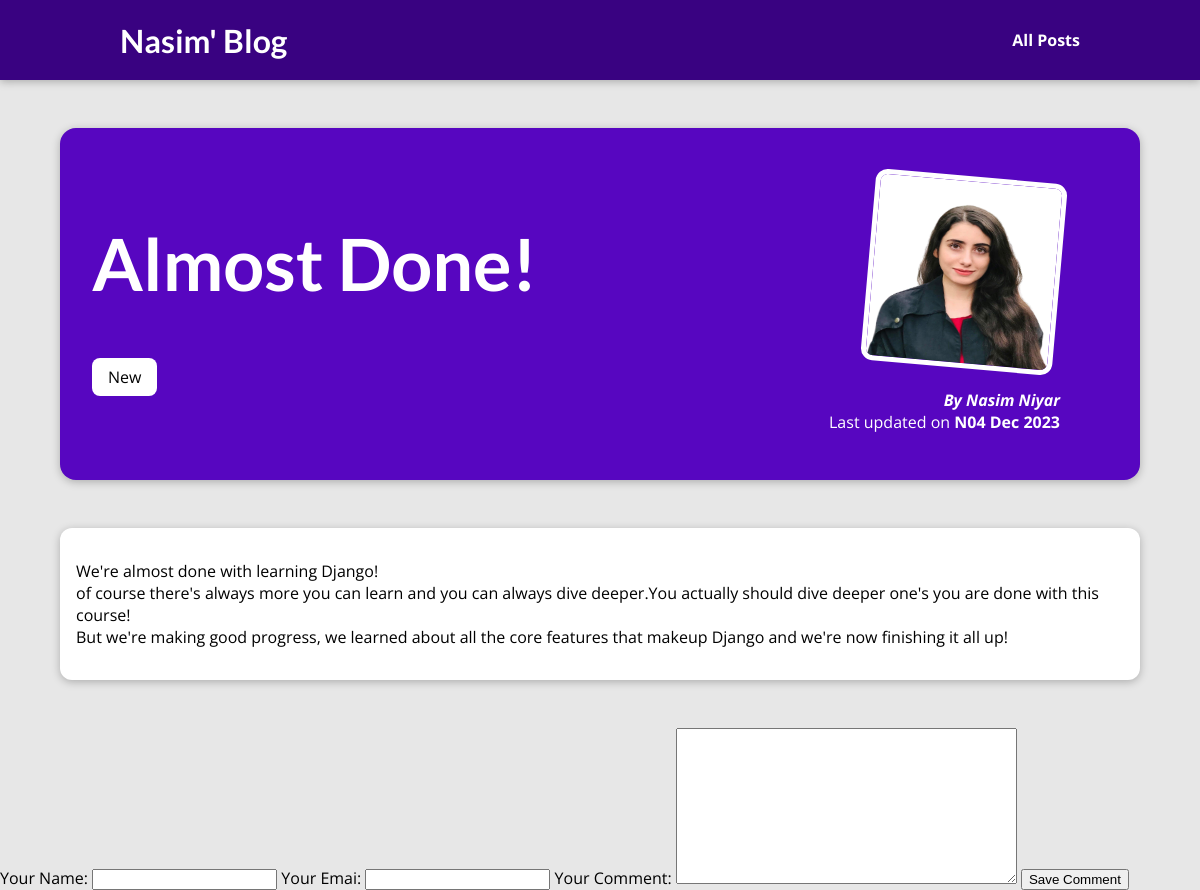
/posts/almost-done, run on the app's committed database.
### blog/models.py (models this page shows, shortened)
class Post(models.Model):
    title = models.CharField(max_length=150)
    excerpt = models.CharField(max_length=200)
    image = models.ImageField(upload_to="posts", null=True)
    date = models.DateField(auto_now=True)
    slug = models.SlugField(unique=True, db_index=True)
    content = models.TextField(validators=[MinLengthValidator(10)])
    author = models.ForeignKey(Author, on_delete=models.SET_NULL, null=True,  related_name="posts")
    tags = models.ManyToManyField(Tag)

class Tag(models.Model):
    caption = models.CharField(max_length=20)

class Author(models.Model):
    first_name = models.CharField(max_length=100)
    last_name = models.CharField(max_length=100)
    email_address = models.EmailField()
    def full_name(self):
        return f"{self.first_name} {self.last_name}"
    def __str__(self):
        return self.full_name()

### blog/views.py (the view)
# urls.py: path("posts/<slug:slug>", views.SinglePostView.as_view(), name="post-detail-page")
class SinglePostView(DetailView):
    template_name = "blog/post-detail.html"
    model = Post
    def get_context_data(self, **kwargs):
        context = super().get_context_data(**kwargs)
        context["post_tags"] = self.object.tags.all()
        context["comment_form"] = CommentForm()
        return context

### blog/forms.py
class CommentForm(forms.ModelForm):
    class Meta:
        model = Comment
        exclude = ["post"]
        labels = {
            "user_name": "Your Name",
            "user_email": "Your Emai",
            "text": "Your Comment"
        }

### blog/templates/blog/post-detail.html (shortened to what this page needs)
{% extends "base.html" %}
{% load static %}
{% block css_files %}
<link rel="stylesheet" href="{% static 'blog/post-detail.css' %}" />
{% endblock %}
{% block content %}
<section id="summary">
  <h2>{{ post.title }}</h2>
  <div>
    {% for tag in post_tags %}
      <span class="tag">{{ tag.caption }}</span>
    {% endfor %}
  </div>
  <article>
    <img src="{{ post.image.url }}" alt="{{ post.title }}" />
    <address>By <a href="mailto:{{ post.author.email_address}}"> {{ post.author }} </a> </address>
    <div>Last updated on <time>N{{ post.date|date:"d M Y" }}</time></div>
  </article>
</section>
<main>
  {{ post.content|linebreaks  }}
</main>
<div>
  <form>
    {{ comment_form }}
    <button>Save Comment</button>
  </form>
</div>
{% endblock %}

### static/app.css (style rules this page uses)
* { box-sizing: border-box; }
html { font-family: 'Open Sans', 'Lato', sans-serif; }
body { margin: 0; }
h1, h2, h3 { font-family: 'Lato', sans-serif; font-weight: bold; }

### blog/static/blog/post-detail.css (style rules this page uses)
body { background-color: #e7e7e7; }
#summary { margin: 8rem auto 3rem auto; padding: 2rem; width: 90%; max-width: 90rem; border-radius: 16px; background-color: #5706c0; position: relative; box-shadow: 0 2px 8px rgba(0, 0, 0, 0.25); height: 22rem; }
#summary h2 { color: white; font-size: 4.5rem; margin_bottom: 0.25rem; }
#summary article { position: absolute; top: 2rem; right: 3rem; padding: 1rem 2rem; border-radius: 12px; text-align: right; color: white; }
#summary article img { width: 12rem; height: 12rem; border-radius: 12px; transform: rotateZ(5deg); border: 5px solid white; margin-bottom: 1rem; }
#summary address { font-weight: bold; }
#summary a { color: white; text-decoration: none; }
#summary time { font-weight: bold; }
main { width: 90%; max-width: 90rem; margin: 3rem auto; background-color: white; padding: 1rem; border-radius: 12px; box-shadow: 0 2px 8px rgba(0, 0, 0, 0.25); }
.tag { background-color: white; text-color: #390281; padding: 0.5rem 1rem; border-radius: 8px; }

### data on the page
Post: title "Almost Done!", image (picture), author "Nasim Niyar", date "04 Dec 2023", content "We're almost done with learning Django! of course there's always more you can learn and you can always dive deeper.You actually should dive deeper one's you are done with this course! But we're making good progress, we learned about all the core features that makeup Django and we're now finishing it all up!"
Tag: caption "New"
